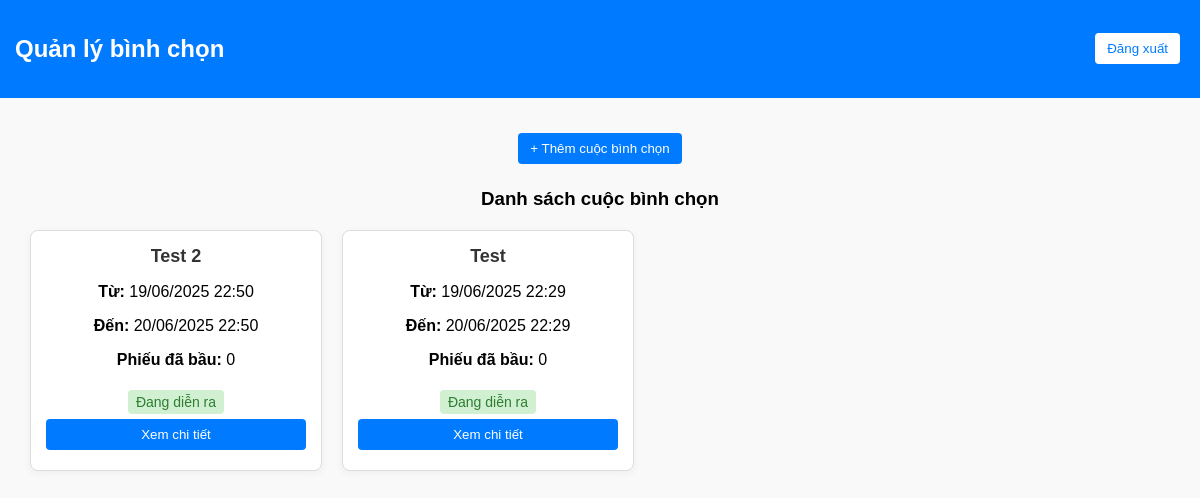
Page /admin (signed in) on the earlier database version.
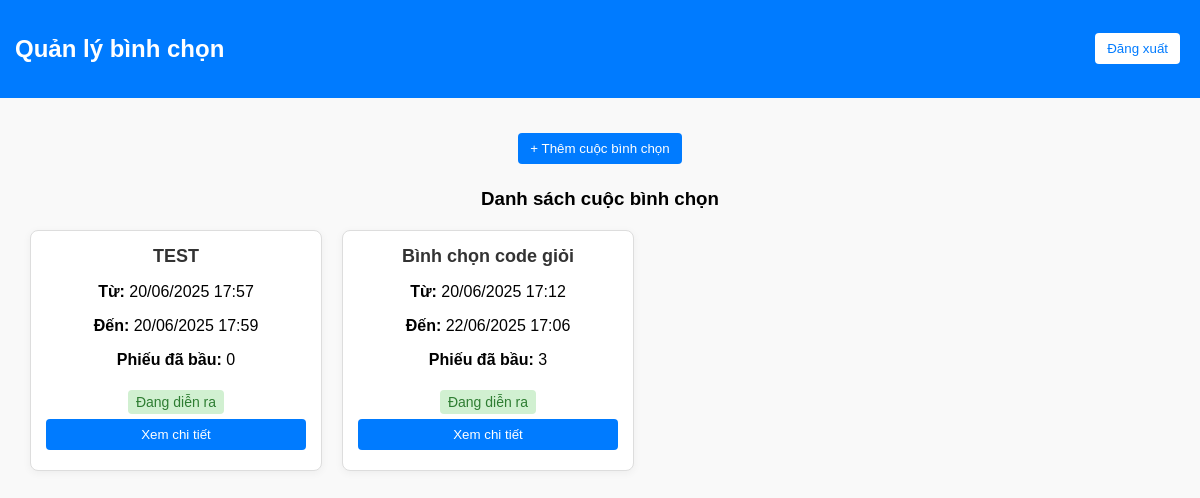
Same page on the later database version.
### models.py (models this page shows)
class Poll(db.Model):
    id = db.Column(db.Integer, primary_key=True)
    title = db.Column(db.String(200), nullable=False)
    start_time = db.Column(db.DateTime, nullable=False)
    end_time = db.Column(db.DateTime, nullable=False)
    candidates = db.relationship("Candidate", backref="poll", lazy=True, cascade="all, delete")

### app.py (the view)
@app.route("/admin")
def admin():
    if "user_id" not in session or not session.get("is_admin"):
        return redirect(url_for("login"))
    polls = Poll.query.order_by(Poll.start_time.desc()).all()
    all_votes = blockchain.get_all_votes()
    for poll in polls:
        poll.vote_count = sum(1 for vote in all_votes if vote["candidate"] in [c.name for c in poll.candidates])
    return render_template("admin.html", polls=polls, now=datetime.now(), username=session.get("username"))

### blockchain.py (called while the page is built)
    def get_all_votes(self):
        votes = []
        all_blocks = Block.query.all()
        for block in all_blocks:
            votes.extend(json.loads(block.votes_json))
        votes.extend(self.current_votes)
        return votes

### templates/admin.html (shortened to what this page needs)
<!DOCTYPE html>
<html lang="vi">
<head>
    <link rel="stylesheet" href="/static/style.css">
</head>
<body>
    <div class="header">
        <h2>Quản lý bình chọn</h2>
        <a href="/logout"><button class="logout-btn">Đăng xuất</button></a>
    </div>
    <div class="main">
        <button class="btn btn-primary" onclick="openModal()">+ Thêm cuộc bình chọn</button>
        <h3>Danh sách cuộc bình chọn</h3>
        <div class="polls-grid">
            {% for poll in polls %}
            <div class="poll-card">
                <div class="poll-body">
                    <h4>{{ poll.title }}</h4>
                    <p><strong>Từ:</strong> {{ poll.start_time.strftime('%d/%m/%Y %H:%M') }}</p>
                    <p><strong>Đến:</strong> {{ poll.end_time.strftime('%d/%m/%Y %H:%M') }}</p>
                    <p><strong>Phiếu đã bầu:</strong> {{ poll.vote_count }}</p>
                    {% if poll.end_time > now %}
                        <span class="status ongoing">Đang diễn ra</span>
                    {% else %}
                        <span class="status ended">Đã kết thúc</span>
                    {% endif %}
                </div>
                <div class="poll-footer">
                    <a href="/admin/poll/{{ poll.id }}">
                        <button class="btn btn-primary full-width">Xem chi tiết</button>
                    </a>
                </div>
            </div>
            {% else %}
            <p>Chưa có cuộc bình chọn nào.</p>
            {% endfor %}
        </div>
    </div>
</body>
</html>

### static/style.css (style rules this page uses)
body { font-family: Arial, sans-serif; text-align: center; margin: 50px; }
input, button { margin: 5px; padding: 10px; }
button { background-color: blue; color: white; border: none; cursor: pointer; }

### templates/admin.html (style rules this page uses)
body { margin: 0; font-family: Arial, sans-serif; background-color: #f9f9f9; }
.header { background-color: #007bff; color: white; padding: 15px; display: flex; justify-content: space-between; align-items: center; }
.logout-btn { background: white; color: #007bff; border: none; padding: 8px 12px; border-radius: 4px; cursor: pointer; }
.main { padding: 30px; }
.btn { padding: 8px 12px; border: none; border-radius: 4px; cursor: pointer; margin: 5px 0; }
.btn-primary { background-color: #007bff; color: white; }
.polls-grid { display: flex; flex-wrap: wrap; gap: 20px; margin-top: 20px; }
.poll-card { background: #fff; border: 1px solid #ddd; border-radius: 8px; width: 260px; display: flex; flex-direction: column; justify-content: space-between; padding: 15px; box-shadow: 0 2px 8px rgba(0,0,0,0.05); transition: transform 0.2s ease-in-out; }
.poll-body h4 { margin: 0 0 10px; font-size: 18px; color: #333; }
.poll-footer { margin-top: auto; text-align: center; }
.status { font-size: 14px; padding: 4px 8px; border-radius: 4px; display: inline-block; margin-top: 5px; }
.ongoing { background-color: #d1f0d1; color: #2e7d32; }
.full-width { width: 100%; }
input, button { padding: 8px; }

Differences in the rows shown:
removed Poll: title "Test", start_time "19/06/2025 22:29", end_time "20/06/2025 22:29", vote_count "0", shows "Đang diễn ra"
changed Poll: title "Test 2" → "TEST"; start_time "19/06/2025 22:50" → "20/06/2025 17:57"; end_time "20/06/2025 22:50" → "20/06/2025 17:59"
added Poll: title "Bình chọn code giỏi", start_time "20/06/2025 17:12", end_time "22/06/2025 17:06", vote_count "3", shows "Đang diễn ra"
